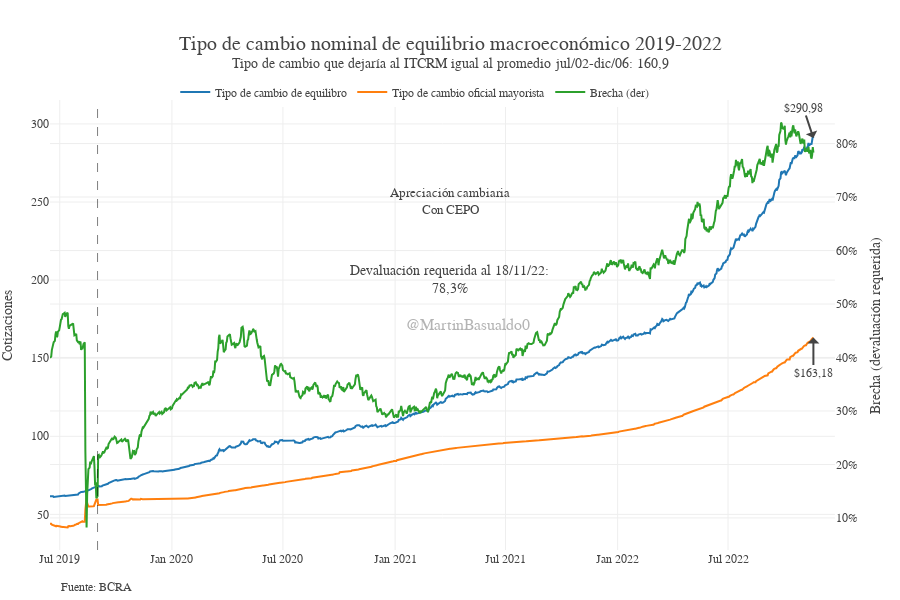

Notebook code cell kept with this figure:
### Code cell
plot_brecha(fecha_ini='2019-6-15'
            )

### Figure 1 — Plotly figure (JSON) as saved in the notebook; plotly's stock layout.template omitted (floating-point values rounded to 4 significant figures; data arrays with more than 128 entries replaced by an {"elided": "..."} marker saying what was removed)
{"data": [{"mode": "lines", "name": "Tipo de cambio de equilibro", "type": "scatter", "x": {"elided": "1253 str values"}, "xaxis": "x", "y": {"elided": "1253 float values"}, "yaxis": "y"}, {"mode": "lines", "name": "Tipo de cambio oficial mayorista", "type": "scatter", "x": {"elided": "1253 str values"}, "xaxis": "x", "y": {"elided": "1253 float values"}, "yaxis": "y"}, {"mode": "lines", "name": "Brecha (der)", "type": "scatter", "x": {"elided": "1253 str values"}, "xaxis": "x", "y": {"elided": "1253 float values"}, "yaxis": "y2"}], "layout": {"annotations": [{"align": "left", "arrowhead": 1, "showarrow": true, "text": "$290,98", "x": "2022-11-18T00:00:00", "y": 291.0}, {"align": "left", "arrowhead": 1, "ax": 0, "ay": 35, "showarrow": true, "text": "$163,18", "x": "2022-11-18T00:00:00", "y": 163.2}, {"font": {"family": "georgia", "size": 13}, "showarrow": false, "text": "Apreciación cambiaria<br>Con CEPO", "x": "2021-4-1", "y": 250}, {"font": {"size": 12}, "showarrow": false, "text": "Fuente: BCRA", "x": 0.1, "xanchor": "right", "xref": "paper", "xshift": 0, "y": -0.1, "yanchor": "auto", "yref": "paper", "yshift": 0}, {"font": {"family": "arial", "size": 16}, "opacity": 0.4, "showarrow": false, "text": "@MartinBasualdo0", "x": 0.5, "xref": "paper", "y": 0.5, "yref": "paper"}, {"font": {"family": "georgia", "size": 14}, "showarrow": false, "text": "Devaluación requerida al 18/11/22:<br>78,3%", "x": "2021-4-1", "y": 200}], "font": {"family": "Georgia"}, "height": 600, "legend": {"orientation": "h", "x": 0.15, "xanchor": "left", "y": 1.05, "yanchor": "top"}, "margin": {"b": 50, "l": 50, "r": 15}, "separators": ",.", "shapes": [{"line": {"color": "Black", "dash": "dash", "width": 1}, "opacity": 0.5, "type": "line", "x0": "2019-09-01", "x1": "2019-09-01", "xref": "x", "y0": 0, "y1": 1, "yref": "y domain"}], "title": {"font": {"size": 20}, "text": "Tipo de cambio nominal de equilibrio macroeconómico 2019-2022<br><sup>Tipo de cambio que dejaría al ITCRM igual al promedio jul/02-dic/06: 160,9"}, "width": 900, "xaxis": {"anchor": "y", "domain": [0, 0.94], "showgrid": true}, "yaxis": {"anchor": "x", "domain": [0, 1], "title": {"text": "Cotizaciones"}, "zeroline": false}, "yaxis2": {"anchor": "x", "overlaying": "y", "side": "right", "tickformat": ",.0%", "title": {"text": "Brecha (devaluación requerida)"}}}}
